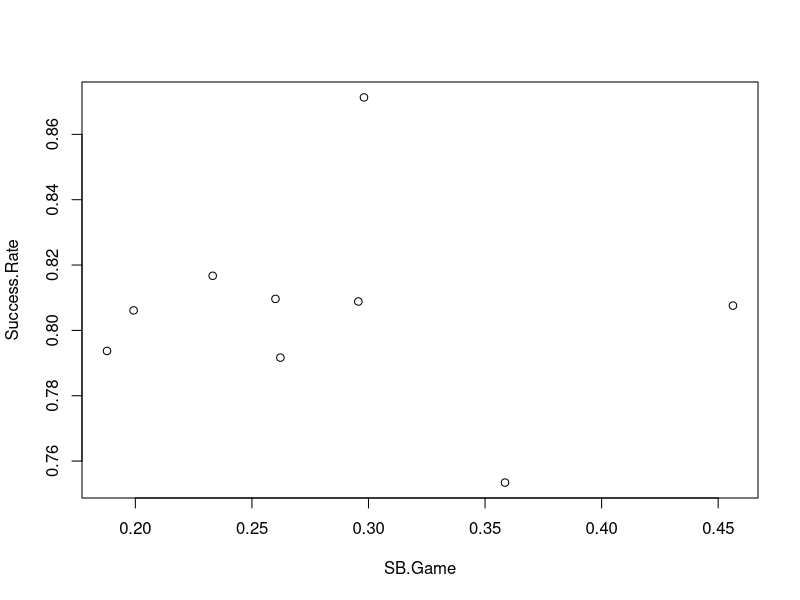

R code for this plot:
rm(list=ls())

# The following table gives the number of stolen bases (SB), the number of
# times caught stealing (CS), and the number of games played (G) for nine
# players currently inducted in the hall of fame

# (a) 
# In R, place the stolen base, caught stealing, and game counts in the
# vectors SB, CS, and G
SB = c(1406, 938, 897, 741, 738, 689, 606, 504, 474)
CS = c(335, 307, 212, 195, 109, 162, 136, 131, 114)
G = c(3081, 2616, 3034, 2826, 2476, 2649, 2599, 2683, 2379)

# (b)
# For all players compute the number of stolen base attempts SB + CS and store
# in SB.Attempt
SB.Attempt = SB + CS

# (c)
# For all players, compute the success rate Success.Rate = SB / SB.Attempt
Success.Rate = SB / SB.Attempt

# (d) 
# Compute the number of stolen bases per game SB.Game = SB / Game
SB.Game = SB / G

# (e)
# Construct a scatterplot of the stolen bases per game against the success rates
# Are the particular players with unusually high or low stolen base success
# rates? Which player had the greateest number of stolen bases per game
plot(SB.Game, Success.Rate)

# Max Carey had an unusually high success rate
# Ricky Henderson had the highest rate of stolen bases per game